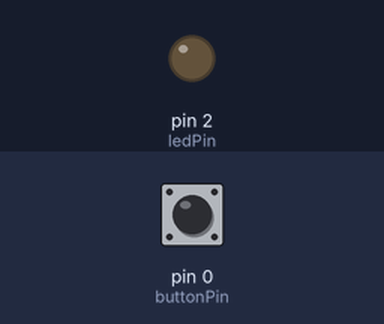
The sketch below on a simulated Arduino Uno, built with avr-gcc and run on an emulated ATmega328P. Parts: output pins drawn as LEDs (lit = HIGH). Inputs (shaded band) come from the test bench; at power-on: pin 0 (buttonPin) LOW.

Above: at 1.2 s.
1.3 s: pin 0 (buttonPin) pulled HIGH for 0.15 s
At 1.37 s:
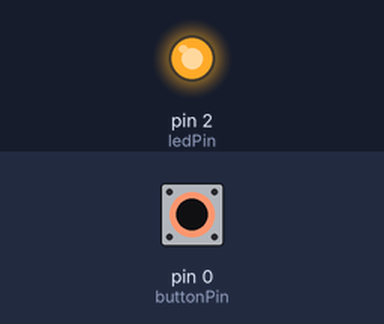
2.9 s: pin 0 (buttonPin) pulled HIGH for 3.2 s
At 7.4 s:
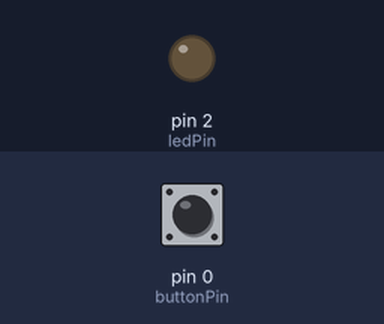
Timing chart, 0 to 8.9 s (numbered marks = the images above; inputs shaded):
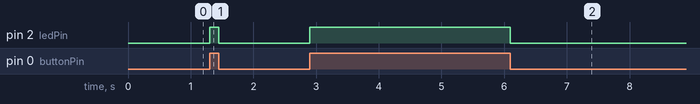

The sketch:

buttonscript-simple.ino
```cpp
const int buttonPin = 0;  // Button Shield ist D3 = 0
const int ledPin = 2;    // LED pin

int buttonState = 0;  // variable for reading the pushbutton status

void setup() {
  pinMode(ledPin, OUTPUT);
  pinMode(buttonPin, INPUT);
}

void loop() {
  buttonState = digitalRead(buttonPin);

  if (buttonState == HIGH) {
    digitalWrite(ledPin, HIGH);
  } else {
    digitalWrite(ledPin, LOW);
  }
}
```

Measured:
- after the input at 1.3 s, pin 2 (ledPin): LOW → HIGH at once, → LOW 0.15 s later
- after the input at 2.9 s, pin 2 (ledPin): LOW → HIGH at once, → LOW 3.2 s later
